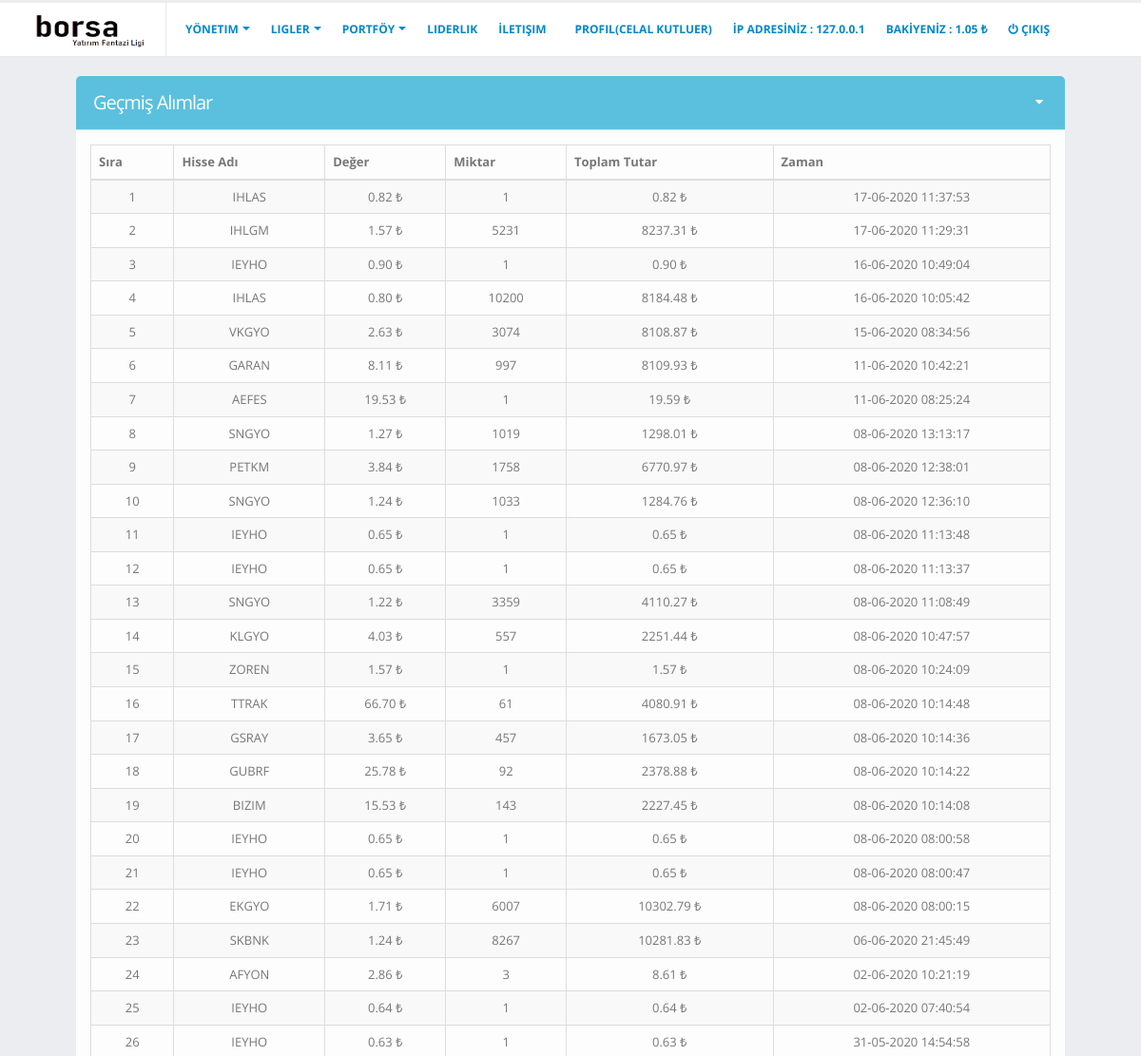
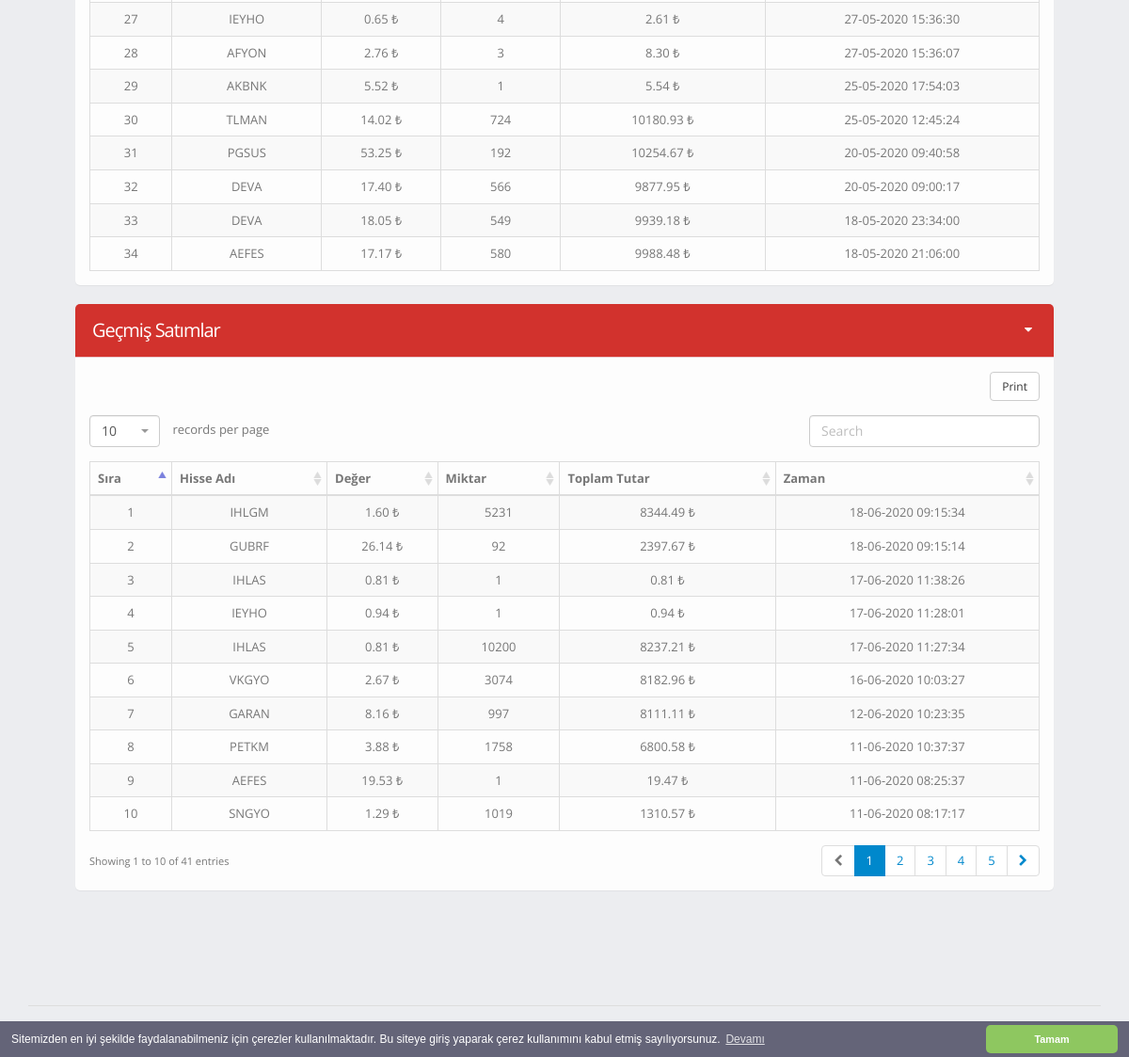
The page /gecmis_alim_satimlar.php (signed in) on the database its author committed (2 pictures, top to bottom).
### tables this page shows
CREATE TABLE `alim` (
                        `alim_id` int(11) NOT NULL,
                        `alim_kul_id` int(11) DEFAULT NULL,
                        `alim_hisse_sembol` varchar(10) DEFAULT NULL,
                        `alim_hisse_deger` decimal(10,2) DEFAULT NULL,
                        `alim_hisse_komisyon` decimal(7,2) DEFAULT NULL,
                        `alim_hisse_lot` int(11) DEFAULT NULL,
                        `alim_lot_satilmayan` int(11) DEFAULT NULL,
                        `alim_hisse_toplam_tutar` decimal(10,2) DEFAULT NULL,
                        `alim_zaman` datetime DEFAULT current_timestamp()
);

CREATE TABLE `satim` (
                         `satim_id` int(11) NOT NULL,
                         `satim_kul_id` int(11) DEFAULT NULL,
                         `satim_hisse_sembol` varchar(10) DEFAULT NULL,
                         `satim_hisse_deger` decimal(10,2) DEFAULT NULL,
                         `satim_hisse_komisyon` decimal(7,2) DEFAULT NULL,
                         `satim_hisse_lot` int(11) DEFAULT NULL,
                         `satim_kar_zarar` decimal(10,2) DEFAULT NULL,
                         `satim_hisse_toplam_tutar` decimal(10,2) DEFAULT NULL,
                         `satim_zaman` datetime DEFAULT current_timestamp()
);

### gecmis_alim_satimlar.php (the view, shortened to what this page needs)
<?php
include "inc/header.php";
?>
    <section role="main" class="content-body">
        <div class="conteiner">
            <div class="col-md">
                <section class="panel panel-info">
                    <header class="panel-heading">
                        <h2 class="panel-title">Geçmiş Alımlar</h2>
                        <div class="panel-actions">
                            <a href="#" class="panel-action panel-action-toggle" data-panel-toggle></a>
                        </div>
                    </header>
                    <div class="panel-body">
                        <table class="table table-bordered table-striped mb-none" id="datatable-default">
                            <thead>
                            <tr>
                                <th>Sıra</th>
                                <th>Hisse Adı</th>
                                <th>Değer</th>
                                <th>Miktar</th>
                                <th>Toplam Tutar</th>
                                <th>Zaman</th>
                            </tr>
                            </thead>
                            <tbody>
                            <?php
                            $sayi = 0;
                            $veri_gecmis_alim = $db->prepare('SELECT `alim_hisse_sembol`,`alim_hisse_deger`,`alim_hisse_lot`,`alim_hisse_toplam_tutar`,`alim_zaman` FROM `alim` WHERE `alim_kul_id`=? and `alim_lot_satilmayan`=0 order BY `alim_zaman` desc limit 100');
                            $veri_gecmis_alim->execute(array($_SESSION['kul_id']));
                            $v_gecmis_alim = $veri_gecmis_alim->fetchAll(PDO::FETCH_ASSOC);
                            foreach ($v_gecmis_alim as $gecmis_alim) {
                                echo
                                    "<tr>
                                <td class='text-center' id='gecmis_alim_sira_" . $sayi . "'>" . ($sayi + 1) . "</td>
                                <td class='text-center' id='gecmis_alim_hisse_" . $sayi . "'>" . $gecmis_alim['alim_hisse_sembol'] . "</td>
                                <td class='text-center' id='gecmis_alim_deger_" . $sayi . "'>" . $gecmis_alim['alim_hisse_deger'] . " &#x20BA;</td>
                                <td class='text-center' id='gecmis_alim_miktar_" . $sayi . "'>" . $gecmis_alim['alim_hisse_lot'] . "</td>
                                <td class='text-center' id='gecmis_alim_toplam_" . $sayi . "'>" . $gecmis_alim['alim_hisse_toplam_tutar'] . " &#x20BA;</td>
                                <td class='text-center' id='gecmis_alim_zaman_" . $sayi . "'>" . (new \DateTime($gecmis_alim['alim_zaman']))->format('d-m-Y H:i:s') . PHP_EOL . "</td>
                                    </tr>";
                                $sayi++;
                            }
                            ?>
                            </tbody>
                        </table>
                    </div>
                </section>
                <section class="panel panel-danger">
                    <header class="panel-heading">
                        <h2 class="panel-title">Geçmiş Satımlar</h2>
                        <div class="panel-actions">
                            <a href="#" class="panel-action panel-action-toggle" data-panel-toggle></a>
                        </div>
                    </header>
                    <div class="panel-body">
                        <table class="table table-bordered table-striped mb-none" id="datatable-tabletools">
                            <thead>
                            <tr>
                                <th>Sıra</th>
                                <th>Hisse Adı</th>
                                <th>Değer</th>
                                <th>Miktar</th>
                                <th>Toplam Tutar</th>
                                <th>Zaman</th>
                            </tr>
                            </thead>
                            <tbody>
                            <?php
                            $sayi = 0;
                            $veri_gecmis_satim = $db->prepare('SELECT `satim_hisse_sembol`,`satim_hisse_deger`,`satim_hisse_lot`,`satim_hisse_toplam_tutar`,`satim_zaman` FROM `satim` WHERE `satim_kul_id`=? order BY `satim_zaman` desc limit 100');
                            $veri_gecmis_satim->execute(array($_SESSION['kul_id']));
                            $v_gecmis_satim = $veri_gecmis_satim->fetchAll(PDO::FETCH_ASSOC);
                            foreach ($v_gecmis_satim as $gecmis_satim) {
                                echo
                                    "<tr>
                                <td class='text-center' id='gecmis_satim_sira_" . $sayi . "'>" . ($sayi + 1) . "</td>
                                <td class='text-center' id='gecmis_satim_hisse_" . $sayi . "'>" . $gecmis_satim['satim_hisse_sembol'] . "</td>
                                <td class='text-center' id='gecmis_satim_deger_" . $sayi . "'>" . $gecmis_satim['satim_hisse_deger'] . " &#x20BA;</td>
                                <td class='text-center' id='gecmis_satim_miktar_" . $sayi . "'>" . $gecmis_satim['satim_hisse_lot'] . "</td>
                                <td class='text-center' id='gecmis_satim_toplam_" . $sayi . "'>" . $gecmis_satim['satim_hisse_toplam_tutar'] . " &#x20BA;</td>
                                <td class='text-center' id='gecmis_satim_zaman_" . $sayi . "'>" . (new \DateTime($gecmis_satim['satim_zaman']))->format('d-m-Y H:i:s') . PHP_EOL . "</td>
                                    </tr>";
                                $sayi++;
                            }
                            ?>
                            </tbody>
                        </table>
                    </div>
                </section>
            </div>
        </div>
    </section>
<?php include "inc/footer.php"; ?>

### assets/stylesheets/skins/default.css (style rules this page uses)
a, .btn-link { color: #0088cc; }

### rows shown on the page
alim: alim_hisse_sembol "IHLAS", alim_hisse_deger "0.82", alim_hisse_lot "1", alim_hisse_toplam_tutar "0.82", alim_zaman "17-06-2020 11:37:53"
alim: alim_hisse_sembol "IHLGM", alim_hisse_deger "1.57", alim_hisse_lot "5231", alim_hisse_toplam_tutar "8237.31", alim_zaman "17-06-2020 11:29:31"
alim: alim_hisse_sembol "IEYHO", alim_hisse_deger "0.90", alim_hisse_lot "1", alim_hisse_toplam_tutar "0.90", alim_zaman "16-06-2020 10:49:04"
alim: alim_hisse_sembol "IHLAS", alim_hisse_deger "0.80", alim_hisse_lot "10200", alim_hisse_toplam_tutar "8184.48", alim_zaman "16-06-2020 10:05:42"
alim: alim_hisse_sembol "VKGYO", alim_hisse_deger "2.63", alim_hisse_lot "3074", alim_hisse_toplam_tutar "8108.87", alim_zaman "15-06-2020 08:34:56"
alim: alim_hisse_sembol "GARAN", alim_hisse_deger "8.11", alim_hisse_lot "997", alim_hisse_toplam_tutar "8109.93", alim_zaman "11-06-2020 10:42:21"
alim: alim_hisse_sembol "AEFES", alim_hisse_deger "19.53", alim_hisse_lot "1", alim_hisse_toplam_tutar "19.59", alim_zaman "11-06-2020 08:25:24"
alim: alim_hisse_sembol "SNGYO", alim_hisse_deger "1.27", alim_hisse_lot "1019", alim_hisse_toplam_tutar "1298.01", alim_zaman "08-06-2020 13:13:17"
alim: alim_hisse_sembol "PETKM", alim_hisse_deger "3.84", alim_hisse_lot "1758", alim_hisse_toplam_tutar "6770.97", alim_zaman "08-06-2020 12:38:01"
alim: alim_hisse_sembol "SNGYO", alim_hisse_deger "1.24", alim_hisse_lot "1033", alim_hisse_toplam_tutar "1284.76", alim_zaman "08-06-2020 12:36:10"
alim: alim_hisse_sembol "IEYHO", alim_hisse_deger "0.65", alim_hisse_lot "1", alim_hisse_toplam_tutar "0.65", alim_zaman "08-06-2020 11:13:48"
alim: alim_hisse_sembol "IEYHO", alim_hisse_deger "0.65", alim_hisse_lot "1", alim_hisse_toplam_tutar "0.65", alim_zaman "08-06-2020 11:13:37"
alim: alim_hisse_sembol "SNGYO", alim_hisse_deger "1.22", alim_hisse_lot "3359", alim_hisse_toplam_tutar "4110.27", alim_zaman "08-06-2020 11:08:49"
alim: alim_hisse_sembol "KLGYO", alim_hisse_deger "4.03", alim_hisse_lot "557", alim_hisse_toplam_tutar "2251.44", alim_zaman "08-06-2020 10:47:57"
alim: alim_hisse_sembol "ZOREN", alim_hisse_deger "1.57", alim_hisse_lot "1", alim_hisse_toplam_tutar "1.57", alim_zaman "08-06-2020 10:24:09"
alim: alim_hisse_sembol "TTRAK", alim_hisse_deger "66.70", alim_hisse_lot "61", alim_hisse_toplam_tutar "4080.91", alim_zaman "08-06-2020 10:14:48"
alim: alim_hisse_sembol "GSRAY", alim_hisse_deger "3.65", alim_hisse_lot "457", alim_hisse_toplam_tutar "1673.05", alim_zaman "08-06-2020 10:14:36"
alim: alim_hisse_sembol "GUBRF", alim_hisse_deger "25.78", alim_hisse_lot "92", alim_hisse_toplam_tutar "2378.88", alim_zaman "08-06-2020 10:14:22"
alim: alim_hisse_sembol "BIZIM", alim_hisse_deger "15.53", alim_hisse_lot "143", alim_hisse_toplam_tutar "2227.45", alim_zaman "08-06-2020 10:14:08"
alim: alim_hisse_sembol "IEYHO", alim_hisse_deger "0.65", alim_hisse_lot "1", alim_hisse_toplam_tutar "0.65", alim_zaman "08-06-2020 08:00:58"
alim: alim_hisse_sembol "IEYHO", alim_hisse_deger "0.65", alim_hisse_lot "1", alim_hisse_toplam_tutar "0.65", alim_zaman "08-06-2020 08:00:47"
alim: alim_hisse_sembol "EKGYO", alim_hisse_deger "1.71", alim_hisse_lot "6007", alim_hisse_toplam_tutar "10302.79", alim_zaman "08-06-2020 08:00:15"
alim: alim_hisse_sembol "SKBNK", alim_hisse_deger "1.24", alim_hisse_lot "8267", alim_hisse_toplam_tutar "10281.83", alim_zaman "06-06-2020 21:45:49"
alim: alim_hisse_sembol "AFYON", alim_hisse_deger "2.86", alim_hisse_lot "3", alim_hisse_toplam_tutar "8.61", alim_zaman "02-06-2020 10:21:19"
alim: alim_hisse_sembol "IEYHO", alim_hisse_deger "0.64", alim_hisse_lot "1", alim_hisse_toplam_tutar "0.64", alim_zaman "02-06-2020 07:40:54"
alim: alim_hisse_sembol "IEYHO", alim_hisse_deger "0.63", alim_hisse_lot "1", alim_hisse_toplam_tutar "0.63", alim_zaman "31-05-2020 14:54:58"
alim: alim_hisse_sembol "IEYHO", alim_hisse_deger "0.65", alim_hisse_lot "4", alim_hisse_toplam_tutar "2.61", alim_zaman "27-05-2020 15:36:30"
alim: alim_hisse_sembol "AFYON", alim_hisse_deger "2.76", alim_hisse_lot "3", alim_hisse_toplam_tutar "8.30", alim_zaman "27-05-2020 15:36:07"
alim: alim_hisse_sembol "AKBNK", alim_hisse_deger "5.52", alim_hisse_lot "1", alim_hisse_toplam_tutar "5.54", alim_zaman "25-05-2020 17:54:03"
alim: alim_hisse_sembol "TLMAN", alim_hisse_deger "14.02", alim_hisse_lot "724", alim_hisse_toplam_tutar "10180.93", alim_zaman "25-05-2020 12:45:24"
alim: alim_hisse_sembol "PGSUS", alim_hisse_deger "53.25", alim_hisse_lot "192", alim_hisse_toplam_tutar "10254.67", alim_zaman "20-05-2020 09:40:58"
alim: alim_hisse_sembol "DEVA", alim_hisse_deger "17.40", alim_hisse_lot "566", alim_hisse_toplam_tutar "9877.95", alim_zaman "20-05-2020 09:00:17"
alim: alim_hisse_sembol "DEVA", alim_hisse_deger "18.05", alim_hisse_lot "549", alim_hisse_toplam_tutar "9939.18", alim_zaman "18-05-2020 23:34:00"
alim: alim_hisse_sembol "AEFES", alim_hisse_deger "17.17", alim_hisse_lot "580", alim_hisse_toplam_tutar "9988.48", alim_zaman "18-05-2020 21:06:00"
satim: satim_hisse_sembol "IHLGM", satim_hisse_deger "1.60", satim_hisse_lot "5231", satim_hisse_toplam_tutar "8344.49", satim_zaman "18-06-2020 09:15:34"
satim: satim_hisse_sembol "GUBRF", satim_hisse_deger "26.14", satim_hisse_lot "92", satim_hisse_toplam_tutar "2397.67", satim_zaman "18-06-2020 09:15:14"
satim: satim_hisse_sembol "IHLAS", satim_hisse_deger "0.81", satim_hisse_lot "1", satim_hisse_toplam_tutar "0.81", satim_zaman "17-06-2020 11:38:26"
satim: satim_hisse_sembol "IEYHO", satim_hisse_deger "0.94", satim_hisse_lot "1", satim_hisse_toplam_tutar "0.94", satim_zaman "17-06-2020 11:28:01"
satim: satim_hisse_sembol "IHLAS", satim_hisse_deger "0.81", satim_hisse_lot "10200", satim_hisse_toplam_tutar "8237.21", satim_zaman "17-06-2020 11:27:34"
satim: satim_hisse_sembol "VKGYO", satim_hisse_deger "2.67", satim_hisse_lot "3074", satim_hisse_toplam_tutar "8182.96", satim_zaman "16-06-2020 10:03:27"
satim: satim_hisse_sembol "GARAN", satim_hisse_deger "8.16", satim_hisse_lot "997", satim_hisse_toplam_tutar "8111.11", satim_zaman "12-06-2020 10:23:35"
satim: satim_hisse_sembol "PETKM", satim_hisse_deger "3.88", satim_hisse_lot "1758", satim_hisse_toplam_tutar "6800.58", satim_zaman "11-06-2020 10:37:37"
satim: satim_hisse_sembol "AEFES", satim_hisse_deger "19.53", satim_hisse_lot "1", satim_hisse_toplam_tutar "19.47", satim_zaman "11-06-2020 08:25:37"
satim: satim_hisse_sembol "SNGYO", satim_hisse_deger "1.29", satim_hisse_lot "1019", satim_hisse_toplam_tutar "1310.57", satim_zaman "11-06-2020 08:17:17"

### other values the page prints
s("isim") "CELAL"
s('soyisim') "KUTLUER"
$_SERVER['REMOTE_ADDR'] "127.0.0.1"
$_SESSION['bakiye'] "1.05"
